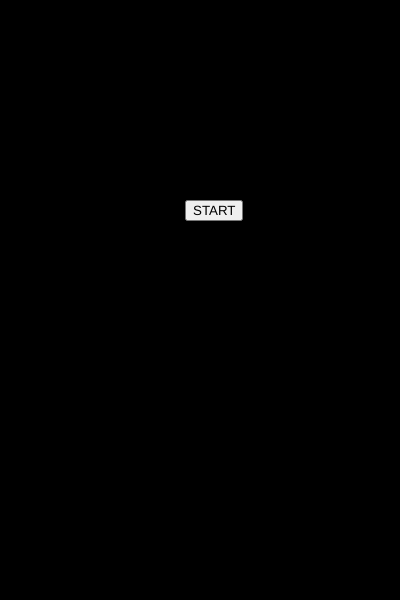
Frame 1 (no input)
Frame 60 (no input): identical to frame 1, image omitted
Frame 120 (the mouse pressed at the canvas centre since frame 60): identical to frame 1, image omitted

The p5.js sketch that drew this single still picture (run headless with seeded random() and noise() and a simulated clock; from frame 60 on, the mouse is pressed at the canvas centre):

// p5.js sketch
// ── sketch.js
var bird;
var pipes = [];
var game = false;

function setup() {
  createCanvas(400, 600);
  // pipes.push(new Pipe());
  bird = new Bird();
  score = new Score()
  button = createButton("START");
  button.position(185,200)
  button.mousePressed(gameStart)

}

function draw() {
  background(0);

  if (!game) {
    var bestText= text(score.bestReult(), 185, 100)
  }

  var resultText= text(score.result(), 185, 150)

  for (var i = pipes.length-1; i >= 0; i--) {
    pipes[i].show();
    pipes[i].update();

    if (pipes[i].offscreen()) {
      pipes.splice(i, 1);
      score.add()
    }

    if (pipes[i].hits(bird)) {
      resetSketch()
    }
  }


 if (game){
   bird.update();
   bird.show();

  if (frameCount % 70 == 0) {
    pipes.push(new Pipe());
  }
}

}

function keyPressed() {
  if (key == ' ' && game) {
    bird.up();
    //console.log("SPACE");
  }
}

function mousePressed() {
  if (game) {
    bird.up();
  }
}

function resetSketch() {
  bird = new Bird();
  pipes = []
  game = false
  button.show();
  score.cal();
}

function gameStart() {
  button.hide();
  game = true
  score.reset();
}

function Score() {
  this.score = 0
  this.best = 0

  this.bestReult = function(){
    return "Best: " + this.best.toString();
  }
  this.result = function(){
    return "Scores: " + this.score.toString();
  }


  this.cal = function(){
    if (this.score > this.best) {
      this.best = this.score
    }
  }
  this.add = function() {
    this.score ++
    console.log(this.score)
  }

  this.reset = function() {
    this.score = 0;
  }
}

// ── bird.js
function Bird() {
  this.y = height/2;
  this.x = 64;

  this.gravity = 0.6;
  this.lift = -15
  this.velocity = 0;

  this.show = function() {
    fill(255);
    ellipse(this.x, this.y, 32, 32);
  }

  this.dismiss = function() {
    this.y = height/2;
  }

  this.up = function() {
    this.velocity += this.lift;
  }

  this.update = function() {
    this.velocity += this.gravity;
    this.velocity *= 0.9
    this.y +=this.velocity;

    if (this.y > height) {
      this.y = height;
      this.velocity = 0;
    }

    if (this.y < 0) {
      this.y = 0;
      this.velocity = 0;
    }
  }
}

// ── pie.js
function Pipe() {


  var gap = random(100, height/3)
  var divideA = random(0.1, 0.9);
  var divideB = 1 - divideA



  // function(this.top, this.bottom){
  //   randomTotal = this.top + this.bottom
  // }

  this.top = (height - gap) * divideA;
  this.bottom = (height - gap) * divideB;
  this.x = width;
  this.w = 70;
  this.speed = 3;

  this.hightlight = false;

  this.hits = function(bird) {
    if (bird.y < this.top || bird.y > height - this.bottom) {
      if (bird.x > this.x && bird.x < this.x + this.w ) {
        this.hightlight = true;
        return true;
      }
    }
    this.hightlight = false;
    return false;
  }

  this.show = function(){
    fill(255);
    if (this.hightlight) {
      fill(255, 0, 0);
    }
    rect(this.x, 0, this.w, this.top);
    rect(this.x, height-this.bottom , this.w, this.bottom);
  }

  this.update = function() {
    this.x -= this.speed
  }

  this.offscreen = function() {
    return this.x < -this.w
  }


}
